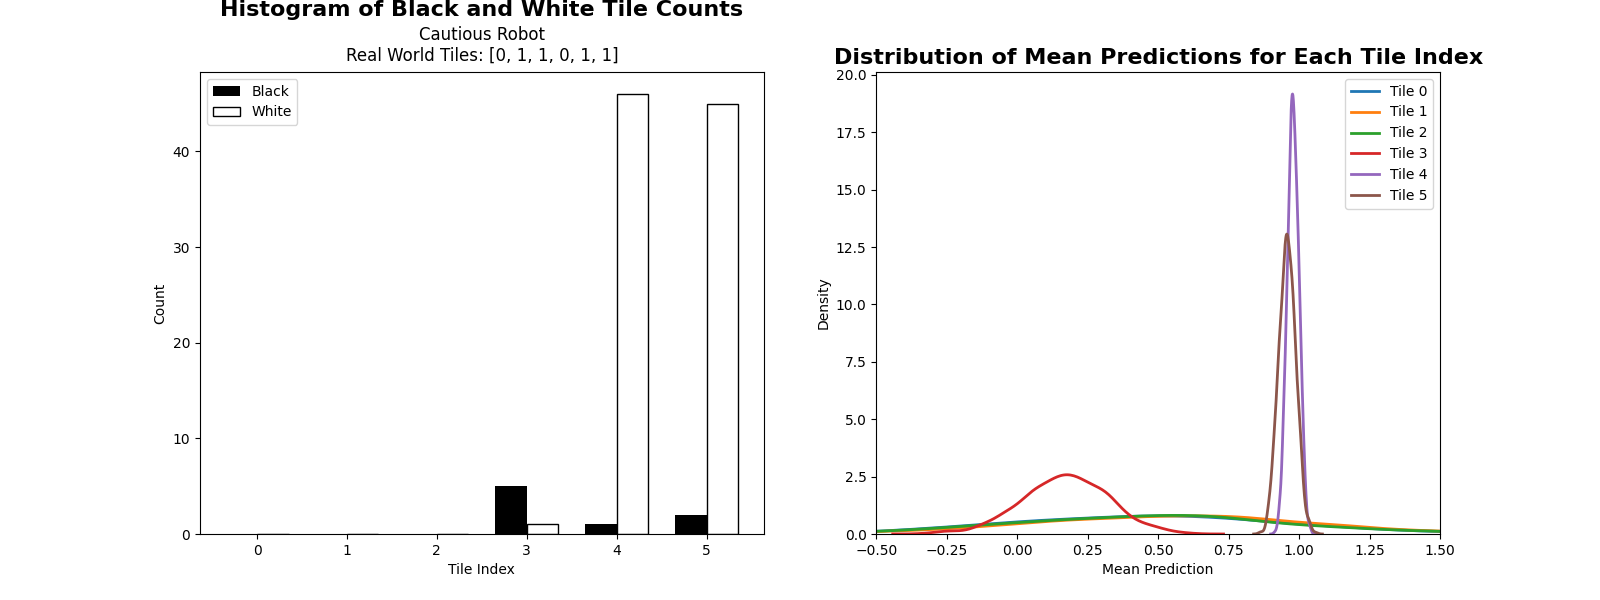

Here is the Python script that generated this plot:
import random
import matplotlib.pyplot as plt
import numpy as np
import seaborn as sns

class TileWorld:
    def __init__(self, length):
        # Initialize the world with random black(0) and white(1) tiles
        self.tiles = [random.choice([0, 1]) for _ in range(length)]
        self.length = length

class Robot:
    def __init__(self, world):
        self.world = world
        self.position = random.randint(0, self.world.length - 1)
        self.world_model = {i: [0, 0] for i in range(self.world.length)}  # Histogram: [black_count, white_count]
        self.history = []

    def sense(self):
        # Simulate perception with 10% noise
        perceived_color = self.world.tiles[self.position]
        if random.random() < 0.1:
            perceived_color = 1 - perceived_color  # Flip perception with 10% probability

        # Update the histogram for the current position
        if perceived_color == 0:
            self.world_model[self.position][0] += 1
        else:
            self.world_model[self.position][1] += 1

        self.history.append(self.position)

    def predict_color(self, position):
        black_count, white_count = self.world_model[position]
        total_count = black_count + white_count
        if total_count == 0:
            return 0.5  # Initial prediction when no data
        else:
            return white_count / total_count

    def choose_action(self, strategy='cautious'):
        if strategy == 'cautious':
            return self.cautious_strategy()
        elif strategy == 'adventurous':
            return self.adventurous_strategy()
        else:
            raise ValueError("Unknown strategy. Choose 'cautious' or 'adventurous'.")

    def cautious_strategy(self):
        if self.position == 0:
            return 1  # Move right if at the left edge
        elif self.position == self.world.length - 1:
            return -1  # Move left if at the right edge

        # Calculate uncertainty for left and right actions
        left_uncertainty = self.calculate_uncertainty(self.position - 1)
        right_uncertainty = self.calculate_uncertainty(self.position + 1)

        # Choose action based on minimum uncertainty
        if left_uncertainty < right_uncertainty:
            return -1  # Move left
        elif right_uncertainty < left_uncertainty:
            return 1  # Move right
        else:
            return random.choice([-1, 1])  # Random choice if uncertainty is equal

    def adventurous_strategy(self):
        if self.position == 0:
            return 1  # Move right if at the left edge
        elif self.position == self.world.length - 1:
            return -1  # Move left if at the right edge

        # Calculate uncertainty for left and right actions
        left_uncertainty = self.calculate_uncertainty(self.position - 1)
        right_uncertainty = self.calculate_uncertainty(self.position + 1)

        # Choose action based on maximum uncertainty
        if left_uncertainty > right_uncertainty:
            return -1  # Move left
        elif right_uncertainty > left_uncertainty:
            return 1  # Move right
        else:
            return random.choice([-1, 1])  # Random choice if uncertainty is equal

    def calculate_uncertainty(self, position):
        # Calculate uncertainty using binomial distribution variance
        if position < 0 or position >= self.world.length:
            return float('inf')  # High uncertainty if out of bounds

        black_count, white_count = self.world_model[position]
        total_count = black_count + white_count
        if total_count == 0:
            return 0.25  # Maximum uncertainty when no data
        p = white_count / total_count
        variance = p * (1 - p) / total_count
        return variance

    def move(self, action):
        # Simulate action with 10% noise
        if random.random() < 0.1:
            action = -action  # Flip action with 10% probability

        self.position += action
        self.position = max(0, min(self.position, self.world.length - 1))

    def run(self, steps, strategy='cautious'):
        for _ in range(steps):
            self.sense()
            action = self.choose_action(strategy)
            self.move(action)

    @staticmethod
    def generate_samples(mean, variance, size=1000):
        if variance == 0:
            variance = 0.0001  # Set a small variance if it is zero
        stddev = np.sqrt(variance)
        return np.random.normal(mean, stddev, size)

def main():
    # Parameters
    world_length = 6
    steps = 100

    # Initialize
    world = TileWorld(world_length)
    robot = Robot(world)

    # === Run the simulation === #
    strategy = 'cautious'
    print("\nRunning the simulation with cautious strategy... ")
    robot.run(steps, strategy)

    print("World Tiles:", world.tiles)
    print("Robot History:", robot.history)

    # Print final predictions and variances
    print("\nFinal Predictions and Variances:")
    means = []
    variances = []
    for pos in range(world_length):
        black_count, white_count = robot.world_model[pos]
        total_count = black_count + white_count
        if total_count == 0:
            mean = 0.5
            variance = 0.25
        else:
            mean = white_count / total_count
            variance = mean * (1 - mean) / total_count
        means.append(mean)
        variances.append(variance)
        print(f"Position {pos}: Mean = {mean:.3f}, Variance = {variance:.3f}")
    
    # Create subplots
    fig, axes = plt.subplots(1, 2, figsize=(16, 6))

    #===== Plot the histogram of black and white tile counts for each index ====#
    ax = axes[0]
    width = 0.35  # width of the bars
    x = np.arange(world_length)
    black_counts = [robot.world_model[i][0] for i in range(world_length)]
    white_counts = [robot.world_model[i][1] for i in range(world_length)]
    ax.bar(x - width/2, black_counts, width, color='black', label='Black')
    ax.bar(x + width/2, white_counts, width, color='white', edgecolor='black', label='White')
    ax.set_xlabel('Tile Index')
    ax.set_ylabel('Count')
    ax.set_title('Histogram of Black and White Tile Counts', fontsize=16, fontweight='bold', pad=40)
    ax.text(0.5, 1.1, 'Cautious Robot\nReal World Tiles: ' + str(world.tiles), transform=ax.transAxes, fontsize=12, verticalalignment='top', horizontalalignment='center')
    #ax.set_title('Histogram of Black and White Tile Counts\nnReal World Tiles: ' + str(world.tiles))
    ax.set_xticks(x)
    ax.set_xticklabels(x)
    ax.legend()

    #====== Plot the distribution of mean predictions across tile indices =====#
    # Generate sample data for KDE plots
    samples = [Robot.generate_samples(mean, var) for mean, var in zip(means, variances)]
    ax = axes[1]

    # Plotting KDE for each tile index
    for index, sample in enumerate(samples):
        sns.kdeplot(sample, label=f'Tile {index}', linewidth=2)

    ax.set_xlabel('Mean Prediction')
    ax.set_ylabel('Density')
    ax.set_title('Distribution of Mean Predictions for Each Tile Index', fontsize=16, fontweight='bold')
    ax.legend()

    # Set x-axis limits
    ax.set_xlim(-0.5, 1.5)

    plt.savefig( str(strategy)+'_robot')
    plt.tight_layout()
    plt.show()

# Run the main function
if __name__ == "__main__":
    main()
